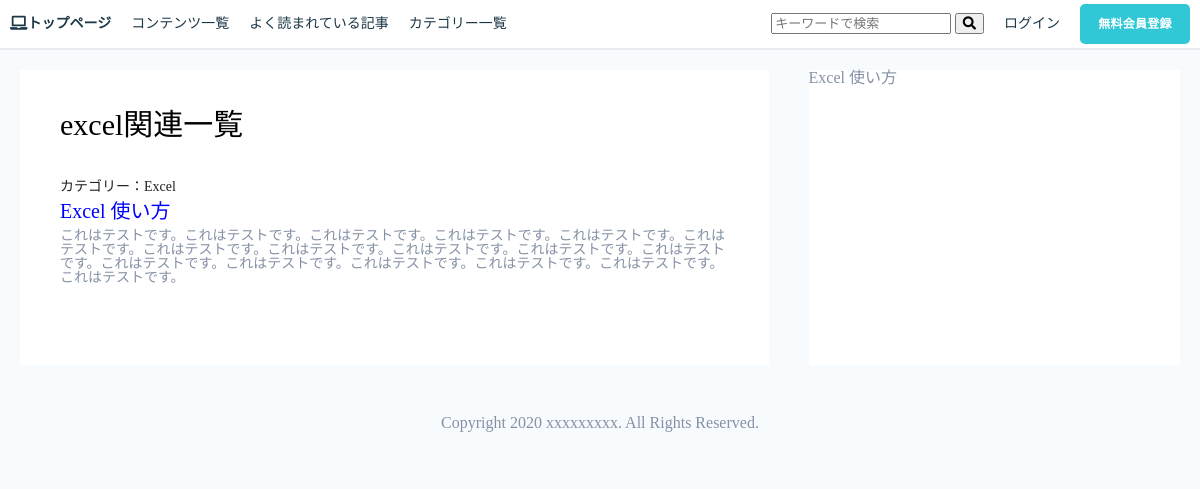
Page /category/excel/ on the committed database.
### ITsupermanapp/models.py (models this page shows, shortened)
class PostModel(models.Model):
    category = models.ForeignKey(Category, on_delete=models.CASCADE)
    tags = models.ManyToManyField(Tag, blank=True)
    title = models.CharField(max_length=255)
    content = RichTextUploadingField(blank=True, null=True)
    description = models.TextField(blank=True)
    created_at = models.DateTimeField(auto_now_add=True)
    updated_at = models.DateTimeField(auto_now=True)
    published_at = models.DateTimeField(blank=True, null=True)
    is_public = models.BooleanField(default=False)
    views = models.PositiveIntegerField(default=0)
    class Meta:
        ordering = ['-created_at']

class Category(models.Model):
    parent = models.ForeignKey('self', related_name='children' ,on_delete=models.CASCADE, blank=True, null=True)
    name = models.CharField(max_length=255)
    slug = models.SlugField(unique=True)
    timestamp = models.DateTimeField(auto_now_add=True)
    def __str__(self):
        return self.name

### ITsupermanapp/views.py (the view)
# urls.py: path('category/<str:cats>/', categoryfunc, name ='category'),
def categoryfunc(request, cats):
    allcats = Category.objects.filter(parent=None)
    category = Category.objects.get(slug=cats)
    category_posts = PostModel.objects.filter(category=category)
    category_ranking = PostModel.objects.filter(category=category).order_by('-views')
    return render(request, "category.html", {'allcats':allcats, 'cats':cats, 'category_posts':category_posts, 'category_ranking': category_ranking})

### templates/category.html (shortened to what this page needs)
{% extends 'base.html' %}
{% load static %}
{% block customcss %}
    <link rel="stylesheet" href="{% static 'style.css' %}">
    <link rel="stylesheet" href="{% static 'reset.css' %}">
{% endblock customcss %}
{% block header %}
    <header>
        <ul class="h-left">
            {% if user.id %}
            <li><a href="/mypage/{{ user.id }}"><i class="fas fa-laptop">マイページ</i></a></li>
            {% else %}
            <li><a href="{% url 'toppage' %}"><i class="fas fa-laptop">トップページ</i></a></li>
            {% endif %}
            <li><a href="{%url 'all_contents'%}">コンテンツ一覧</a></li>
            <li><a href="{%url 'ranking'%}">よく読まれている記事</a></li>
            <li class="ctg-lists"><a href="#">カテゴリー一覧</a></li>
        </ul>
        <ul class="h-right">
            <li>
                <form action="{% url 'search' %}" method="GET">
                    <input type="search" style="font-size: 13px; width: 180px;" placeholder="キーワードで検索" name="key_search" id="q_in_topbar" value="" autocomplete="off">
                    <button type="submit" ><i class="fas fa-search"></i></button>
                </form>
            </li>
            {% if user.id %}
            <li>{{ user.username }}さん</li>
            <li><a href="{% url 'logout' %}">ログアウト</a></li>
            {% else %}
            <li><a href="{% url 'login' %}">ログイン</a></li>
            <li><a class="btn" href="{% url 'create' %}">無料会員登録</a></li>
            {% endif %}
        </ul>
    </header>
{% endblock header %}
{% block main %}
<div id="list-global-container">
    <div class="list-main-container">
        <h2 class="entry-title">{{cats}}関連一覧</h2>
        {% for item in category_posts %}
        <div class="list-item">
            <div class="link-box">
                <a href="{% url 'post_detail' item.pk %}" class="link-item">
                    <div class="item-category">
                        カテゴリー：{{item.category}}
                    </div>
                    <h3 class="item-title">{{item.title}}</h3>
                </a>
            </div>
            <div class="description">
                {{item.description}}
            </div>
        </div>
        {% endfor %}
    </div>
    <div class="list-aside-container">
    {% for item in category_ranking %}
        {{item.title}}
    {% endfor%}
    </div>
</div>
{% endblock main %}

### static/style.css (style rules this page uses)
* { box-sizing: border-box; }
body { color: #8491a5; font-family: "AvenirNext", "Lato", "Hirago KakuGothic ProN", Meiryo, sans-serif; font-size: 1rem; background-color: #F8FBFE; }
a { text-decoration: none; color: #1c3746; }
h1, h2, h3, h4, h5, h6 { color: #2b546a; font-weight: normal; }
.btn { display: inline-block; text-align: center; padding: 0px 16px; text-decoration: none; cursor: pointer; transition: all 0.3s ease-in-out 0s; color: rgb(255, 255, 255); background-color: rgb(48, 200, 214); font-size: 0.75rem; min-width: 110px; line-height: 40px; font-family: AvenirNext, Lato, "Hirago KakuGothic ProN", Meiryo, sans-serif; border-radius: 5px; font-weight: bold; letter-spacing: 0.02em; }
header li { line-height: 48px; margin: 0 10px; font-size: 14px; }
header { background-color: white; overflow: hidden; border-bottom: 2px solid #E6EAEE!important; }
.h-left { float: left; display: flex; }
.h-right { float: right; display: flex; }
#list-global-container { margin: 0 auto; display: flex; padding: 20px 0; }
.list-main-container { background-color: #ffffff; width: 66.66666667%; margin: 0 20px; padding: 40px; }
.list-aside-container { background-color: #ffffff; width: 33.333333%; margin: 0 20px; }
.entry-title { color: black; font-size: 30px; margin-bottom: 40px; }
.item-category { color:#202124; font-size: 14px; margin-bottom: 7px; }
.item-title { color: blue; font-size: 20px; margin-bottom: 7px; padding-bottom: 1px; }
.description { font-size: 14px; margin-bottom: 40px; }

### rows in the picture
PostModel: category "Excel", title "Excel 使い方", description "これはテストです。これはテストです。これはテストです。これはテストです。これはテストです。これはテストです。これはテストです。これはテストです。これはテストです。これはテストです。これはテストです。これはテストです。これはテストです。これはテストです。これはテストです。これはテストです。これはテストです。"

### other values in the picture
{{ cats }} "excel"
